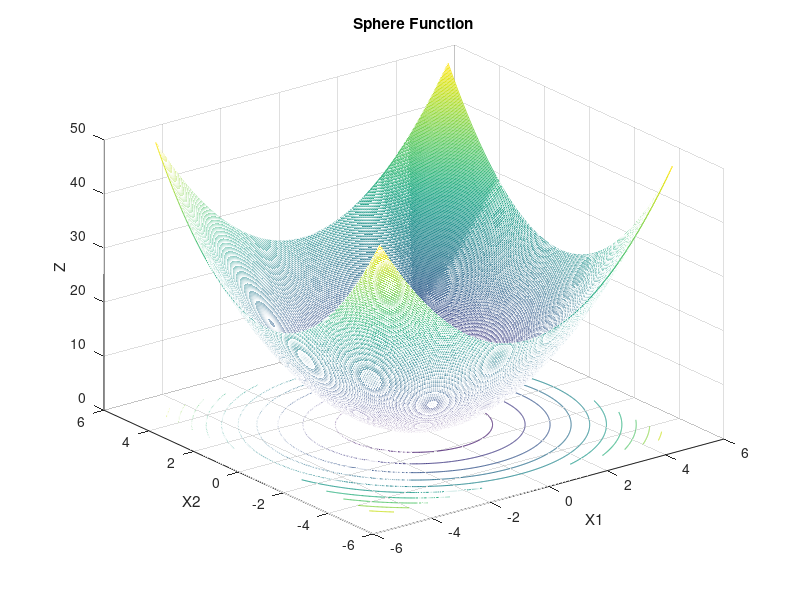

Reproduce this figure in MATLAB.
function DrawSphere()
x1=linspace(-5,5,400);
x2=linspace(-5,5,400);
[X1,X2]=meshgrid(x1,x2);
Z=X1.^2+X2.^2;
meshc(X1,X2,Z)
xlabel('X1')
ylabel('X2')
zlabel('Z')
title('Sphere Function')

